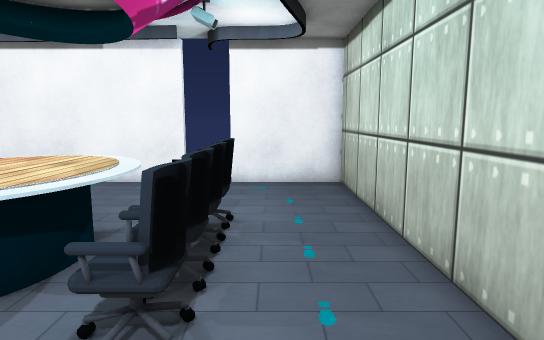
View 1 (above)

13 first-person views from a walk through a 3-D level made in the Unity game engine. The camera is 1.2 m above the floor, tilts 8° down and sees 75° across. The floor is counted in squares, 0.5 m on a side. Each view is taken from the middle of a square. On the plan, view 1 faces up. The plan holds only what a view shows up to about 20 squares ahead; the rest is blank. Some surface patterns are stand-ins.

View 2
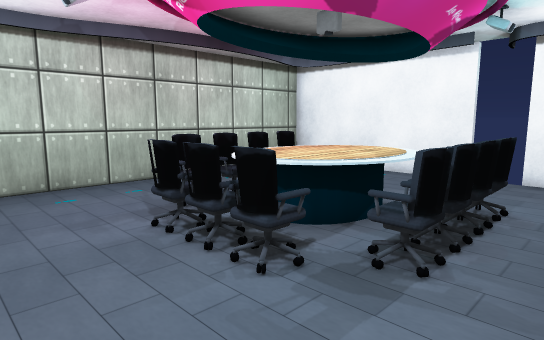

View 3
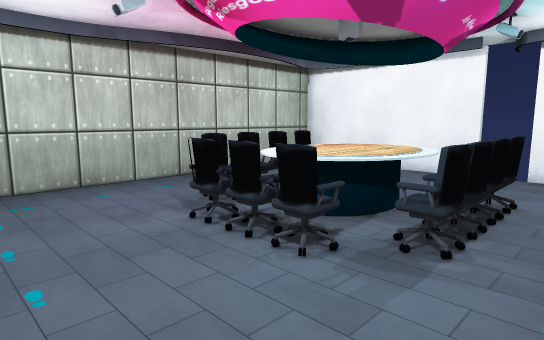

View 4
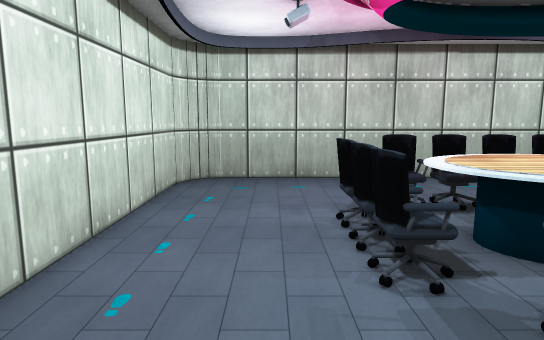

View 5
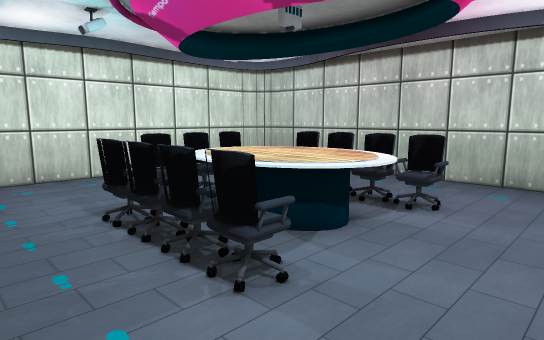

View 6
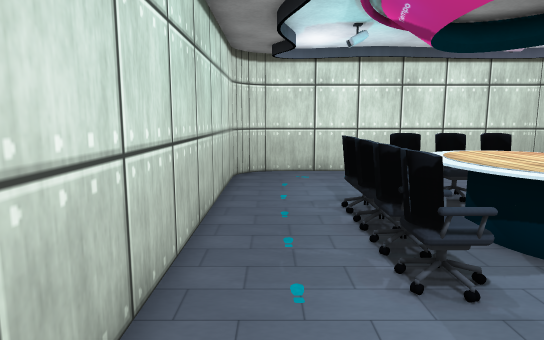

View 7
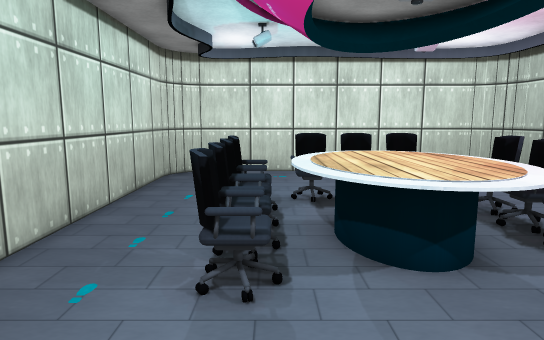

View 8
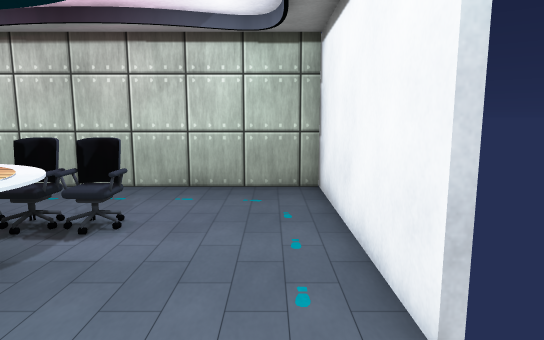

View 9
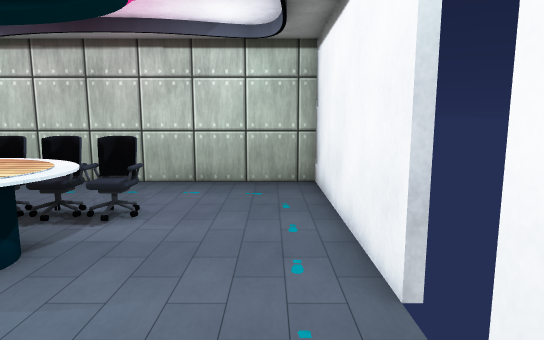

View 10
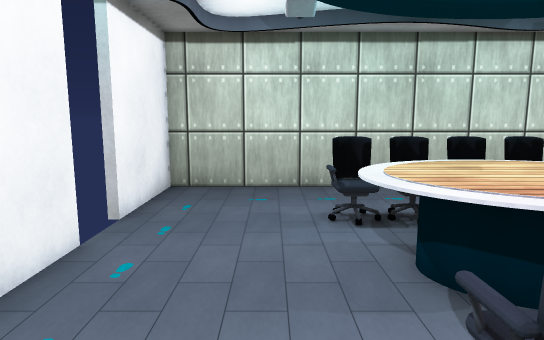

View 11
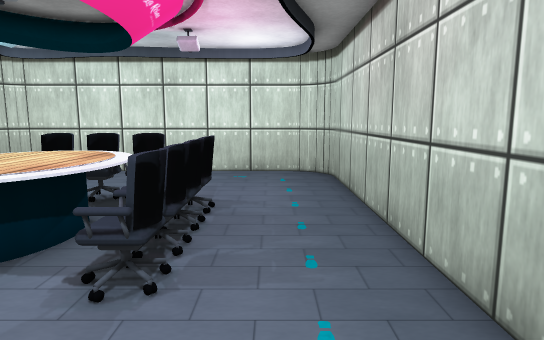

View 12
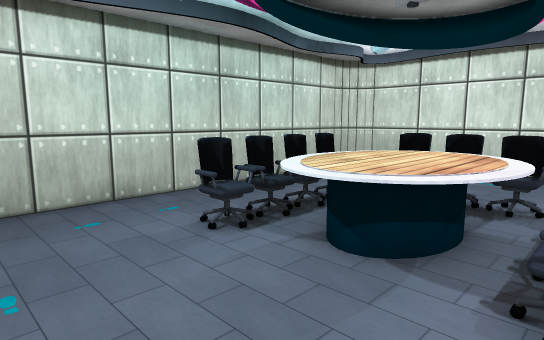

View 13
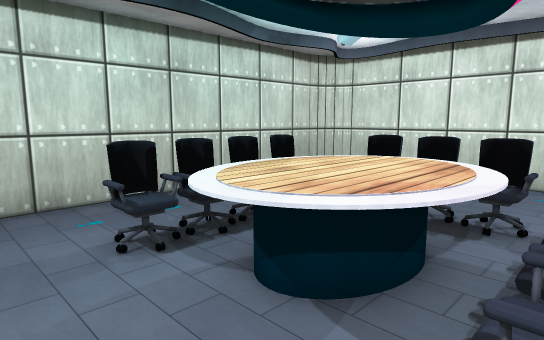

### Floor plan
Key: @ floor where view 1 was taken; # wall or solid block; . main floor; : floor 0.25 m higher than the main floor; O other object.
Columns run from 13 left of view 1 to 3 right of it. Each row starts with its distance up from view 1.
 14 ##########  #####
 13 #...............#
 12 #...............#
 11 #...............#
 10 #...............#
  9 #....O..OO.OO...#
  8 #...###OOOO:O...#
  7 #...##OOOOOOO...#
  6 #....OOOOOOOO...#
  5 #....OOOOOOOO...#
  4 #....OOOOOOOO...#
  3 #....O.OOO.OO...#
  2 #.....OOOOO.....#
  1 #...............#
  0 #............@..#
 -1 #...............#
 -2 #...............#
 -3 ##.............##
 -4  ###############

Positions as (right, up) in squares from view 1, and headings:
1: (0, 0), facing up
2: (1, -2), facing up-left
3: (1, -3), facing up-left
4: (2, 0), facing left
5: (2, 12), facing down-left
6: (1, 13), facing down
7: (-2, 13), facing down
8: (0, 12), facing left
9: (1, 12), facing left
10: (-10, 10), facing right
11: (-10, 13), facing down
12: (-8, 13), facing down-right
13: (-8, 11), facing down-right
